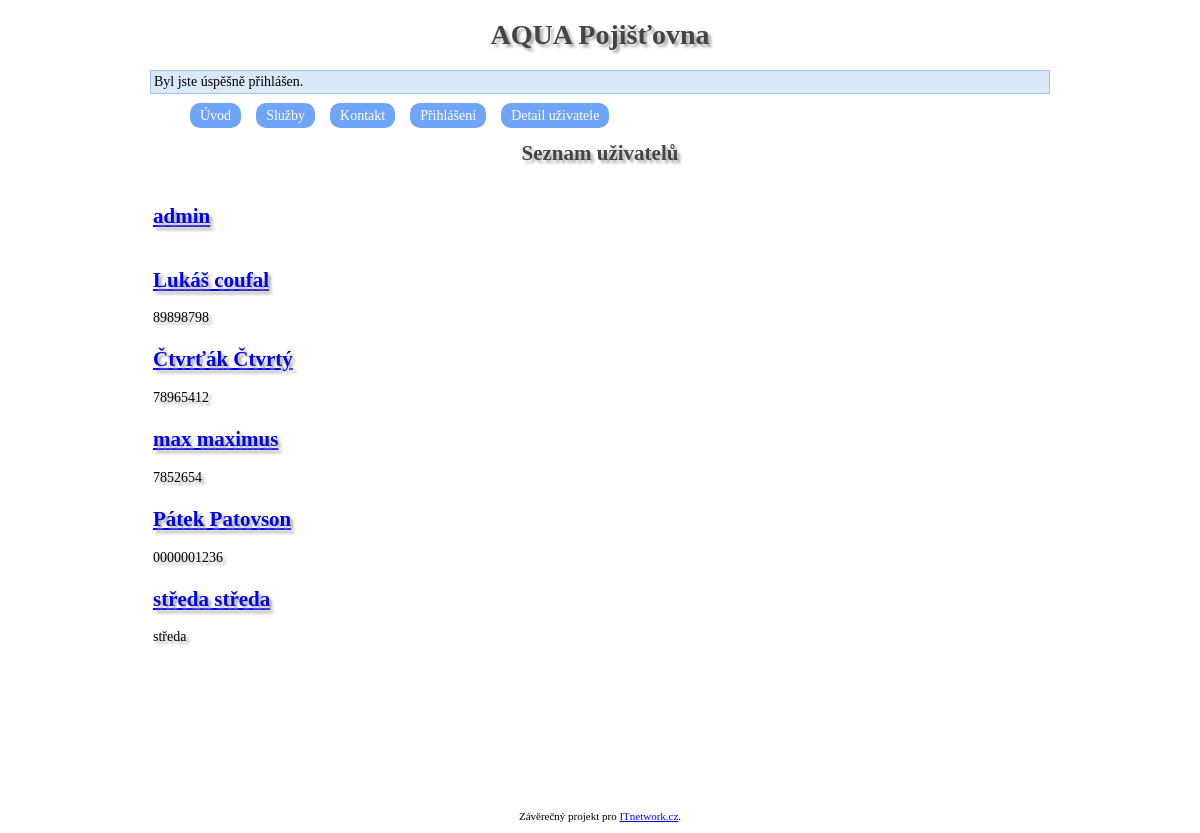
The page /uzivatel (signed in) on the database its author committed.
### tables this page shows
CREATE TABLE `uzivatele` (
  `uzivatele_id` int(11) NOT NULL,
  `jmeno` varchar(30) NOT NULL,
  `prijmeni` varchar(30) NOT NULL,
  `rodne_cislo` varchar(10) NOT NULL,
  `telefon` varchar(15) NOT NULL,
  `email` varchar(30) NOT NULL,
  `adresa` varchar(30) NOT NULL,
  `mesto` varchar(30) NOT NULL,
  `kod_sluby` varchar(20) NOT NULL,
  `jmeno_sluby` varchar(255) NOT NULL,
  `url` varchar(250) NOT NULL,
  `heslo` varchar(100) NOT NULL,
  `sluzba` varchar(250) NOT NULL,
  `admin` int(11) NOT NULL DEFAULT 0
);

### index.php (called while the page is built, shortened)
<?php
$smerovac = new SmerovacKontroler();
$smerovac->zpracuj(array($_SERVER['REQUEST_URI']));
$smerovac->vypisPohled();

### modely/Db.php (called while the page is built, shortened)
<?php
class Db
{
    private static PDO $spojeni;
    private static array $nastaveni = array(
        PDO::ATTR_ERRMODE => PDO::ERRMODE_EXCEPTION,
        PDO::MYSQL_ATTR_INIT_COMMAND => "SET NAMES utf8",
        PDO::ATTR_EMULATE_PREPARES => false,
    );
    public static function pripoj(string $host, string $uzivatel, string $heslo, string $databaze) : void
    {
        if (!isset(self::$spojeni))
        {
            self::$spojeni = @new PDO(
                "mysql:host=$host;dbname=$databaze",
                $uzivatel,
                $heslo,
                self::$nastaveni
            );
        }
    }
    public static function dotazVsechny(string $dotaz, array $parametry = array()) : array|bool
    {
        $navrat = self::$spojeni->prepare($dotaz);
        $navrat->execute($parametry);
        return $navrat->fetchAll();
    }
}

### modely/SpravceUzivatelu.php (called while the page is built, shortened)
<?php
class SpravceUzivatelu
{
    public function vratUzivateleVsechny() :array
    {
        return Db::dotazVsechny('SELECT uzivatele_id, CONCAT(jmeno, " ", prijmeni) AS cele_jmeno, rodne_cislo, telefon FROM uzivatele ORDER BY prijmeni');
    }
}

### kontrolery/UzivatelKontroler.php (called while the page is built, shortened)
<?php
class UzivatelKontroler extends Kontroler
{
    public function zpracuj(array $parametry) : void
    {
        $spravceUzivatelu = new SpravceUzivatelu();
        if (!empty($parametry[0]))
        {
            $uzivatel = $spravceUzivatelu->vratUzivatele();
            if (!$uzivatel)
                $this->presmeruj('chyba');
            $this->hlavicka = array(
                'titulek' => $uzivatel['jmeno'],
                'klicova_slova' => $uzivatel['uzivatele_id'],
                'popisek' => $uzivatel['heslo']
            );
            $this->data['titulek'] = $uzivatel['jmeno'];
            $this->data['obsah'] = $uzivatel['heslo'];
            $this->pohled = 'uzivatel';
        }
        else
        {
            $uzivatel = $spravceUzivatelu->vratUzivateleVsechny();
        }
    }
}

### kontrolery/SmerovacKontroler.php (called while the page is built, shortened)
<?php
class SmerovacKontroler extends Kontroler
{
	protected Kontroler $kontroler;
	private function pomlckyDoVelbloudiNotace(string $text) : string
	{
		$veta = str_replace('-', ' ', $text);
		$veta = ucwords($veta);
		$veta = str_replace(' ', '', $veta);
		return $veta;
	}
	private function parsujURL(string $url) : array
	{
        $naparsovanaURL = parse_url($url);
		$naparsovanaURL["path"] = ltrim($naparsovanaURL["path"], "/");
		$naparsovanaURL["path"] = trim($naparsovanaURL["path"]);
		$rozdelenaCesta = explode("/", $naparsovanaURL["path"]);
		return $rozdelenaCesta;
	}
    public function zpracuj(array $parametry) : void
    {
		$naparsovanaURL = $this->parsujURL($parametry[0]);
		$tridaKontroleru = $this->pomlckyDoVelbloudiNotace(array_shift($naparsovanaURL)) . 'Kontroler';
		if (file_exists('kontrolery/' . $tridaKontroleru . '.php'))
			$this->kontroler = new $tridaKontroleru;
		else
			$this->presmeruj('chyba');
        $this->kontroler->zpracuj($naparsovanaURL);
    }
}

### pohledy/uzivatele.phtml (the view, shortened to what this page needs)
<h1>Seznam uživatelů</h1>
<table>
    <?php foreach ($uzivatele as $uzivatel): ?>
        <tr>
            <td>
                <h2><a href="uzivatel/
                <?= $uzivatel['telefon'] ?>">
                <?= $uzivatel['cele_jmeno'] ?></a></h2>
                <?= $uzivatel['rodne_cislo'] ?>
            </td>
        </tr>
    <?php endforeach ?>
</table>
<table>
<?php foreach ($uzivatele as $uzivatel): ?>
        <tr>
            <td>
            </td>
        </tr>
    <?php endforeach ?>
    </table>

### style.css (style rules this page uses)
body { font-family: verdana; font-size: 14px; width: 900px; margin: 0 auto; }
h1 { text-align: center; color: #444444; text-shadow: 3px 3px 3px #aaaaaa; }

### rows shown on the page
uzivatele: cele_jmeno "admin"
uzivatele: cele_jmeno "Lukáš coufal", rodne_cislo "89898798"
uzivatele: cele_jmeno "Čtvrťák Čtvrtý", rodne_cislo "78965412"
uzivatele: cele_jmeno "max maximus", rodne_cislo "7852654"
uzivatele: cele_jmeno "Pátek Patovson", rodne_cislo "0000001236"
uzivatele: cele_jmeno "středa středa", rodne_cislo "středa"

### other values the page prints
$zprava "Byl jste úspěšně přihlášen."
